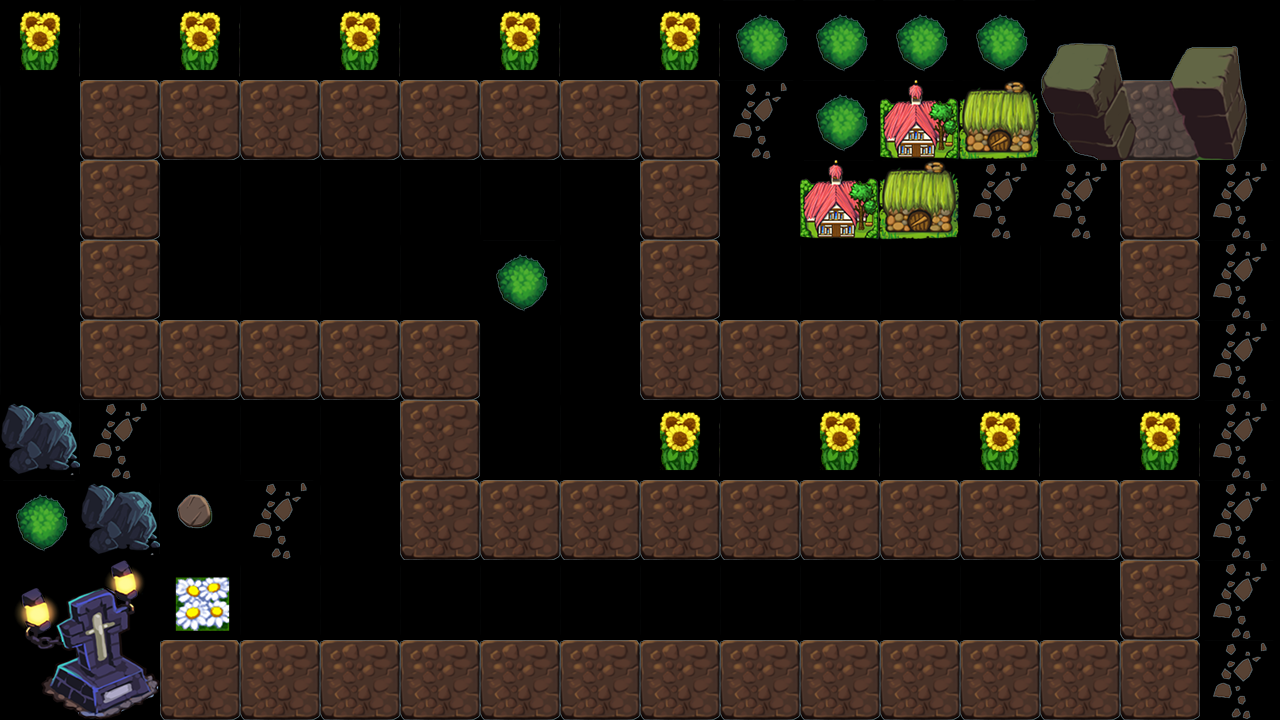

A level layout from a 2D game, rendered from its tile map. Below: a short description, then the map file with tile-grid data replaced by summaries:
An orthogonal 16x9 tile map with 80x80 px tiles, 1 tile layer (bg) and 11 objects (0, 1, 2, 3, 4, ...).

<map version="1.0" orientation="orthogonal" renderorder="right-down" width="16" height="9" tilewidth="80" tileheight="80">
 <tileset firstgid="1" name="tiles" tilewidth="80" tileheight="80">
  <image source="tiles.png" width="640" height="480" />
  <tile id="23">
   <properties>
    <property name="canTouch" value="1" />
   </properties>
  </tile>
 </tileset>
 <layer name="bg" width="16" height="9">
  <data>[144 cells, 144 non-empty, 20 distinct tile ids]</data>
 </layer>
 <objectgroup name="obj">
  <object name="0" x="1152" y="114" />
  <object name="1" x="1176" y="364" />
  <object name="2" x="666" y="366" />
  <object name="3" x="686" y="112" />
  <object name="4" x="108" y="114" />
  <object name="5" x="110" y="370" />
  <object name="6" x="454" y="358" />
  <object name="7" x="428" y="534" />
  <object name="8" x="1174" y="514" />
  <object name="9" x="1172" y="692" />
  <object name="10" x="196" y="686" />
 </objectgroup>
</map>